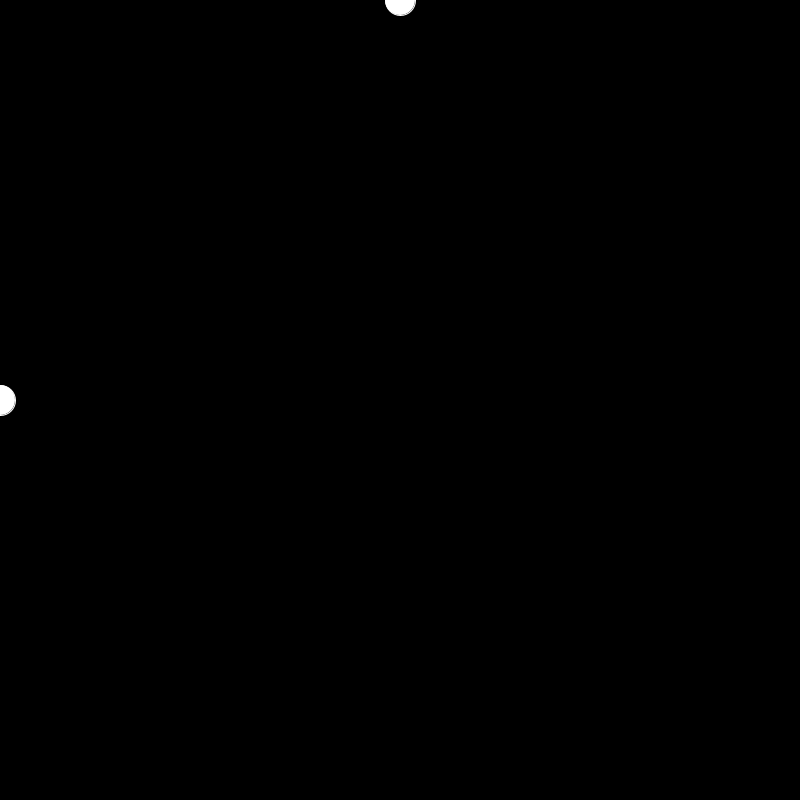
Frame 1 (no input)
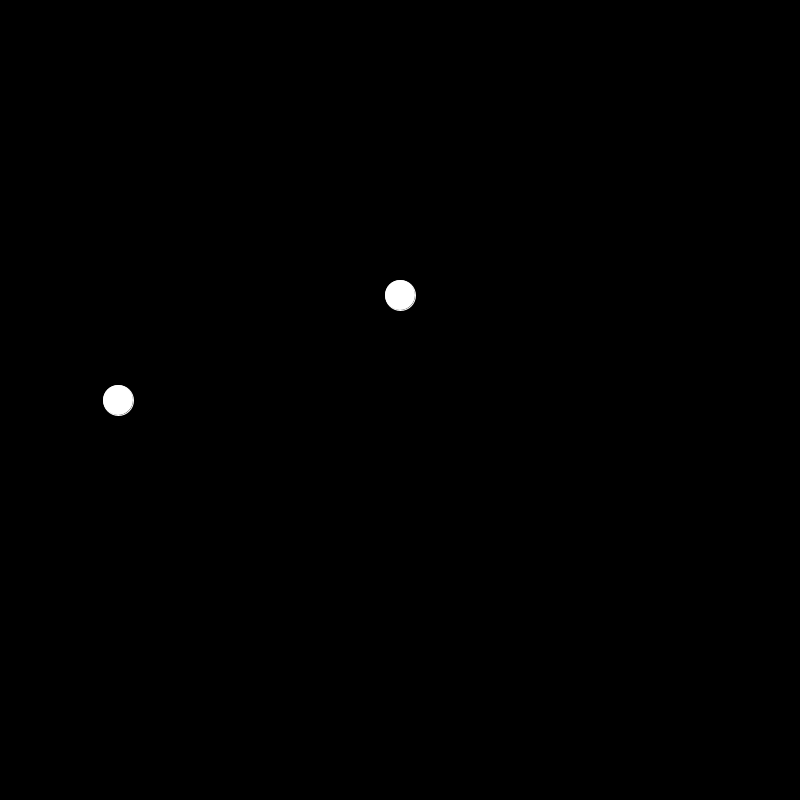
Frame 60 (the mouse pressed at the canvas centre just before this capture)
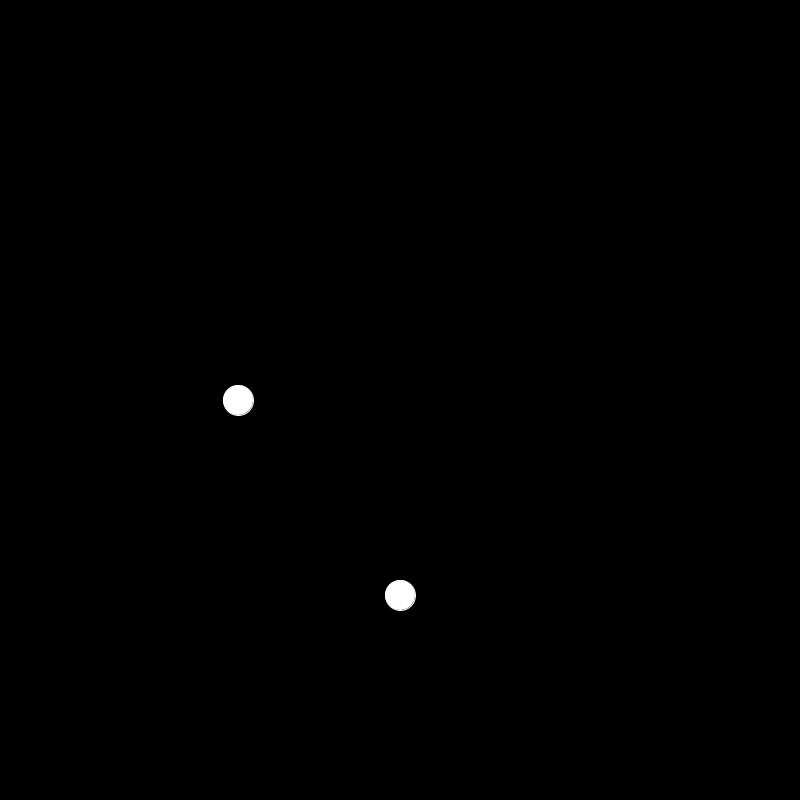
Frame 120 (the mouse held since frame 60 and released just before this capture)

The Processing sketch that drew these frames (run headless with seeded random() and noise(); from frame 60 on, the mouse is pressed at the canvas centre):

// Processing sketch: Four
// ── Four.pde
//Moving objects, speed, bouncing against width

float circle1;
float circle2;
float xspeed = 2;
float yspeed = 5;

void setup() {
  size(800, 800);
  circle1 = 0;
  circle2 = 0;
}

void draw() {
  background(0);
  
  //Circle 1
  fill(255);
  stroke(255);
  ellipse(circle1, width/2, 30, 30);

  //circle 2
  fill(255);
  stroke(255);
  ellipse(height/2, circle2, 30, 30);
  
  circle1 = circle1 + xspeed;
  circle2 = circle2 + yspeed;

  if (circle1 > width) {
    xspeed = -4;
    println("TURN AROUND!!!");
  }
  if (circle1 < 0) {
    xspeed = 7;
  }
  //|| = "or"
  if(circle2 > height || circle2 < 0) {
    //Turn around 
    yspeed = yspeed * -1.5;
}
}
